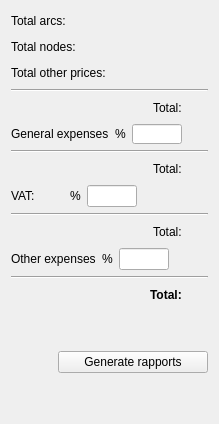
     <widget class="QWidget" name="tab">
      <attribute name="title">
       <string>Budget</string>
      </attribute>
      <layout class="QVBoxLayout" name="verticalLayout_10">
       <item>
        <layout class="QHBoxLayout" name="horizontalLayout_13" stretch="0,0,0,0">
         <property name="sizeConstraint">
          <enum>QLayout::SetDefaultConstraint</enum>
         </property>
         <property name="bottomMargin">
          <number>0</number>
         </property>
         <item>
          <widget class="QLabel" name="gexpenses_label_10">
           <property name="sizePolicy">
            <sizepolicy hsizetype="Preferred" vsizetype="Fixed">
             <horstretch>0</horstretch>
             <verstretch>0</verstretch>
            </sizepolicy>
           </property>
           <property name="minimumSize">
            <size>
             <width>0</width>
             <height>20</height>
            </size>
           </property>
           <property name="maximumSize">
            <size>
             <width>16777215</width>
             <height>20</height>
            </size>
           </property>
           <property name="text">
            <string>Total arcs:</string>
           </property>
          </widget>
         </item>
         <item>
          <spacer name="horizontalSpacer_24">
           <property name="orientation">
            <enum>Qt::Horizontal</enum>
           </property>
           <property name="sizeHint" stdset="0">
            <size>
             <width>40</width>
             <height>20</height>
            </size>
           </property>
          </spacer>
         </item>
         <item>
          <widget class="QLabel" name="total_arc">
           <property name="text">
            <string/>
           </property>
          </widget>
         </item>
         <item>
          <widget class="QLabel" name="cur_total_arc">
           <property name="text">
            <string/>
           </property>
          </widget>
         </item>
        </layout>
       </item>
       <item>
        <layout class="QHBoxLayout" name="horizontalLayout_15">
         <item>
          <widget class="QLabel" name="gexpenses_label_3">
           <property name="maximumSize">
            <size>
             <width>16777215</width>
             <height>20</height>
            </size>
           </property>
           <property name="text">
            <string>Total nodes:</string>
           </property>
          </widget>
         </item>
         <item>
          <spacer name="horizontalSpacer_25">
           <property name="orientation">
            <enum>Qt::Horizontal</enum>
           </property>
           <property name="sizeHint" stdset="0">
            <size>
             <width>40</width>
             <height>20</height>
            </size>
           </property>
          </spacer>
         </item>
         <item>
          <widget class="QLabel" name="total_node">
           <property name="text">
            <string/>
           </property>
          </widget>
         </item>
         <item>
          <widget class="QLabel" name="cur_total_node">
           <property name="text">
            <string/>
           </property>
          </widget>
         </item>
        </layout>
       </item>
       <item>
        <layout class="QHBoxLayout" name="horizontalLayout_14">
         <item>
          <widget class="QLabel" name="gexpenses_label_4">
           <property name="maximumSize">
            <size>
             <width>16777215</width>
             <height>20</height>
            </size>
           </property>
           <property name="text">
            <string>Total other prices:</string>
           </property>
          </widget>
         </item>
         <item>
          <spacer name="horizontalSpacer_26">
           <property name="orientation">
            <enum>Qt::Horizontal</enum>
           </property>
           <property name="sizeHint" stdset="0">
            <size>
             <width>40</width>
             <height>20</height>
            </size>
           </property>
          </spacer>
         </item>
         <item>
          <widget class="QLabel" name="total_other">
           <property name="text">
            <string/>
           </property>
          </widget>
         </item>
         <item>
          <widget class="QLabel" name="cur_total_other">
           <property name="text">
            <string/>
           </property>
          </widget>
         </item>
        </layout>
       </item>
       <item>
        <widget class="Line" name="line">
         <property name="orientation">
          <enum>Qt::Horizontal</enum>
         </property>
        </widget>
       </item>
       <item>
        <layout class="QHBoxLayout" name="horizontalLayout_16">
         <item>
          <spacer name="horizontalSpacer_20">
           <property name="orientation">
            <enum>Qt::Horizontal</enum>
           </property>
           <property name="sizeHint" stdset="0">
            <size>
             <width>40</width>
             <height>20</height>
            </size>
           </property>
          </spacer>
         </item>
         <item>
          <widget class="QLabel" name="gexpenses_label_8">
           <property name="maximumSize">
            <size>
             <width>16777215</width>
             <height>20</height>
            </size>
           </property>
           <property name="text">
            <string>Total:</string>
           </property>
          </widget>
         </item>
         <item>
          <widget class="QLabel" name="pem">
           <property name="text">
            <string/>
           </property>
          </widget>
         </item>
         <item>
          <widget class="QLabel" name="cur_pem">
           <property name="text">
            <string/>
           </property>
          </widget>
         </item>
        </layout>
       </item>
       <item>
        <layout class="QHBoxLayout" name="horizontalLayout_27">
         <item>
          <widget class="QLabel" name="gexpenses_label">
           <property name="text">
            <string>General expenses</string>
           </property>
          </widget>
         </item>
         <item>
          <widget class="QLabel" name="other_label_3">
           <property name="sizePolicy">
            <sizepolicy hsizetype="Fixed" vsizetype="Preferred">
             <horstretch>0</horstretch>
             <verstretch>0</verstretch>
            </sizepolicy>
           </property>
           <property name="text">
            <string>%</string>
           </property>
          </widget>
         </item>
         <item>
          <widget class="QLineEdit" name="gexpenses">
           <property name="sizePolicy">
            <sizepolicy hsizetype="Fixed" vsizetype="Fixed">
             <horstretch>0</horstretch>
             <verstretch>0</verstretch>
            </sizepolicy>
           </property>
           <property name="maximumSize">
            <size>
             <width>50</width>
             <height>20</height>
            </size>
           </property>
          </widget>
         </item>
         <item>
          <widget class="QLabel" name="pec_pem">
           <property name="text">
            <string/>
           </property>
           <property name="alignment">
            <set>Qt::AlignRight|Qt::AlignTrailing|Qt::AlignVCenter</set>
           </property>
          </widget>
         </item>
         <item>
          <widget class="QLabel" name="cur_pec_pem">
           <property name="sizePolicy">
            <sizepolicy hsizetype="Fixed" vsizetype="Preferred">
             <horstretch>0</horstretch>
             <verstretch>0</verstretch>
            </sizepolicy>
           </property>
           <property name="text">
            <string/>
           </property>
          </widget>
         </item>
        </layout>
       </item>
       <item>
        <widget class="Line" name="line_2">
         <property name="orientation">
          <enum>Qt::Horizontal</enum>
         </property>
        </widget>
       </item>
       <item>
        <layout class="QHBoxLayout" name="horizontalLayout_20">
         <item>
          <spacer name="horizontalSpacer_18">
           <property name="orientation">
            <enum>Qt::Horizontal</enum>
           </property>
           <property name="sizeHint" stdset="0">
            <size>
             <width>40</width>
             <height>20</height>
            </size>
           </property>
          </spacer>
         </item>
         <item>
          <widget class="QLabel" name="gexpenses_label_5">
           <property name="text">
            <string>Total:</string>
           </property>
          </widget>
         </item>
         <item>
          <widget class="QLabel" name="pec">
           <property name="text">
            <string/>
           </property>
          </widget>
         </item>
         <item>
          <widget class="QLabel" name="cur_pec">
           <property name="text">
            <string/>
           </property>
          </widget>
         </item>
        </layout>
       </item>
       <item>
        <layout class="QHBoxLayout" name="horizontalLayout_22">
         <item>
          <widget class="QLabel" name="vat_label">
           <property name="text">
            <string>VAT:</string>
           </property>
          </widget>
         </item>
         <item>
          <widget class="QLabel" name="other_label_4">
           <property name="sizePolicy">
            <sizepolicy hsizetype="Fixed" vsizetype="Preferred">
             <horstretch>0</horstretch>
             <verstretch>0</verstretch>
            </sizepolicy>
           </property>
           <property name="text">
            <string>%</string>
           </property>
          </widget>
         </item>
         <item>
          <widget class="QLineEdit" name="vat">
           <property name="sizePolicy">
            <sizepolicy hsizetype="Fixed" vsizetype="Fixed">
             <horstretch>0</horstretch>
             <verstretch>0</verstretch>
            </sizepolicy>
           </property>
           <property name="maximumSize">
            <size>
             <width>50</width>
             <height>16777215</height>
            </size>
           </property>
          </widget>
         </item>
         <item>
          <widget class="QLabel" name="pecvat_pem">
           <property name="text">
            <string/>
           </property>
           <property name="alignment">
            <set>Qt::AlignRight|Qt::AlignTrailing|Qt::AlignVCenter</set>
           </property>
          </widget>
         </item>
         <item>
          <widget class="QLabel" name="cur_pecvat_pem">
           <property name="sizePolicy">
            <sizepolicy hsizetype="Fixed" vsizetype="Preferred">
             <horstretch>0</horstretch>
             <verstretch>0</verstretch>
            </sizepolicy>
           </property>
           <property name="text">
            <string/>
           </property>
          </widget>
         </item>
        </layout>
       </item>
       <item>
        <widget class="Line" name="line_3">
         <property name="orientation">
          <enum>Qt::Horizontal</enum>
         </property>
        </widget>
       </item>
       <item>
        <layout class="QHBoxLayout" name="horizontalLayout_23">
         <item>
          <spacer name="horizontalSpacer_19">
           <property name="orientation">
            <enum>Qt::Horizontal</enum>
           </property>
           <property name="sizeHint" stdset="0">
            <size>
             <width>40</width>
             <height>20</height>
            </size>
           </property>
          </spacer>
         </item>
         <item>
          <widget class="QLabel" name="gexpenses_label_6">
           <property name="text">
            <string>Total:</string>
           </property>
          </widget>
         </item>
         <item>
          <widget class="QLabel" name="pec_vat">
           <property name="text">
            <string/>
           </property>
          </widget>
         </item>
         <item>
          <widget class="QLabel" name="cur_pec_vat">
           <property name="text">
            <string/>
           </property>
          </widget>
         </item>
        </layout>
       </item>
       <item>
        <layout class="QHBoxLayout" name="horizontalLayout_24">
         <item>
          <widget class="QLabel" name="other_label_2">
           <property name="text">
            <string>Other expenses</string>
           </property>
          </widget>
         </item>
         <item>
          <widget class="QLabel" name="other_label">
           <property name="sizePolicy">
            <sizepolicy hsizetype="Fixed" vsizetype="Preferred">
             <horstretch>0</horstretch>
             <verstretch>0</verstretch>
            </sizepolicy>
           </property>
           <property name="text">
            <string>%</string>
           </property>
          </widget>
         </item>
         <item>
          <widget class="QLineEdit" name="other">
           <property name="sizePolicy">
            <sizepolicy hsizetype="Fixed" vsizetype="Fixed">
             <horstretch>0</horstretch>
             <verstretch>0</verstretch>
            </sizepolicy>
           </property>
           <property name="maximumSize">
            <size>
             <width>50</width>
             <height>16777215</height>
            </size>
           </property>
          </widget>
         </item>
         <item>
          <widget class="QLabel" name="pca_pecvat">
           <property name="text">
            <string/>
           </property>
           <property name="alignment">
            <set>Qt::AlignRight|Qt::AlignTrailing|Qt::AlignVCenter</set>
           </property>
          </widget>
         </item>
         <item>
          <widget class="QLabel" name="cur_pca_pecvat">
           <property name="sizePolicy">
            <sizepolicy hsizetype="Fixed" vsizetype="Preferred">
             <horstretch>0</horstretch>
             <verstretch>0</verstretch>
            </sizepolicy>
           </property>
           <property name="text">
            <string/>
           </property>
          </widget>
         </item>
        </layout>
       </item>
       <item>
        <widget class="Line" name="line_4">
         <property name="orientation">
          <enum>Qt::Horizontal</enum>
         </property>
        </widget>
       </item>
       <item>
        <layout class="QHBoxLayout" name="horizontalLayout_25">
         <item>
          <spacer name="horizontalSpacer_21">
           <property name="orientation">
            <enum>Qt::Horizontal</enum>
           </property>
           <property name="sizeHint" stdset="0">
            <size>
             <width>40</width>
             <height>20</height>
            </size>
           </property>
          </spacer>
         </item>
         <item>
          <widget class="QLabel" name="gexpenses_label_7">
           <property name="font">
            <font>
             <weight>75</weight>
             <bold>true</bold>
            </font>
           </property>
           <property name="text">
            <string>Total:</string>
           </property>
          </widget>
         </item>
         <item>
          <widget class="QLabel" name="pca">
           <property name="text">
            <string/>
           </property>
          </widget>
         </item>
         <item>
          <widget class="QLabel" name="cur_pca">
           <property name="text">
            <string/>
           </property>
          </widget>
         </item>
        </layout>
       </item>
       <item>
        <spacer name="verticalSpacer_3">
         <property name="orientation">
          <enum>Qt::Vertical</enum>
         </property>
         <property name="sizeHint" stdset="0">
          <size>
           <width>20</width>
           <height>40</height>
          </size>
         </property>
        </spacer>
       </item>
       <item>
        <layout class="QHBoxLayout" name="horizontalLayout_26">
         <item>
          <spacer name="horizontalSpacer_22">
           <property name="orientation">
            <enum>Qt::Horizontal</enum>
           </property>
           <property name="sizeHint" stdset="0">
            <size>
             <width>40</width>
             <height>20</height>
            </size>
           </property>
          </spacer>
         </item>
         <item>
          <widget class="QPushButton" name="btn_rapports">
           <property name="minimumSize">
            <size>
             <width>150</width>
             <height>0</height>
            </size>
           </property>
           <property name="focusPolicy">
            <enum>Qt::TabFocus</enum>
           </property>
           <property name="text">
            <string>Generate rapports</string>
           </property>
          </widget>
         </item>
        </layout>
       </item>
       <item>
        <spacer name="verticalSpacer_2">
         <property name="orientation">
          <enum>Qt::Vertical</enum>
         </property>
         <property name="sizeHint" stdset="0">
          <size>
           <width>20</width>
           <height>40</height>
          </size>
         </property>
        </spacer>
       </item>
      </layout>
     </widget>
